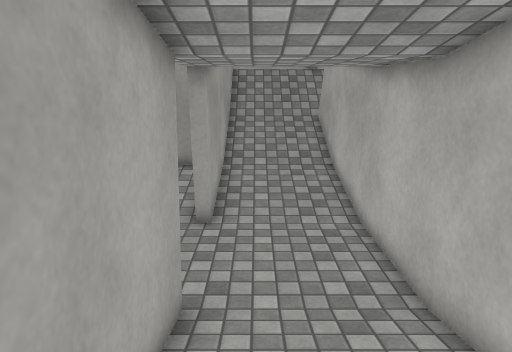
view 1 (above)

16 first-person views from a walk through a 3-D level made in the Unity game engine. The camera is 1.3 m above the floor, tilts 8° down and sees 70° across. The floor is counted in squares, 0.5 m on a side. Each view is taken from the middle of a square. On the plan, view 1 faces up. The plan holds only what a view shows up to about 20 squares ahead; the rest is blank. The place goes on beyond the plan. The player is left out. Surface patterns are stand-ins for the level's own textures.

view 2
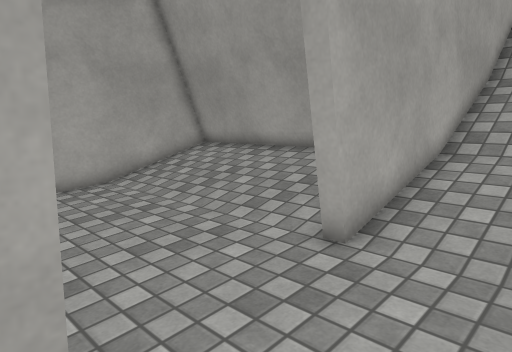

view 3
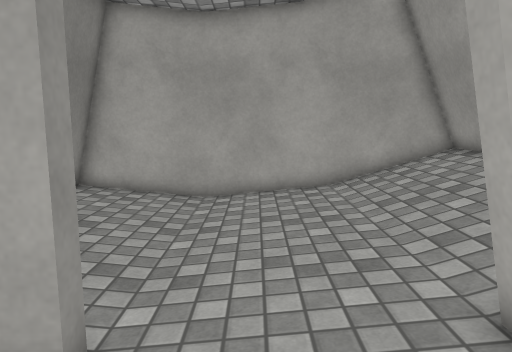

view 4
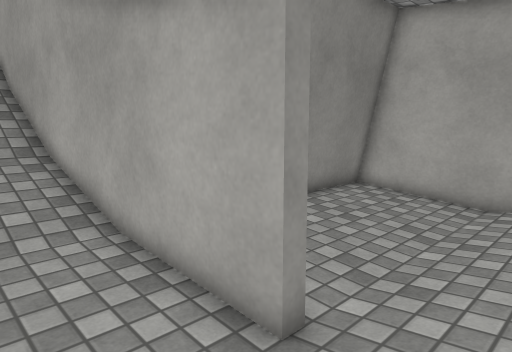

view 5
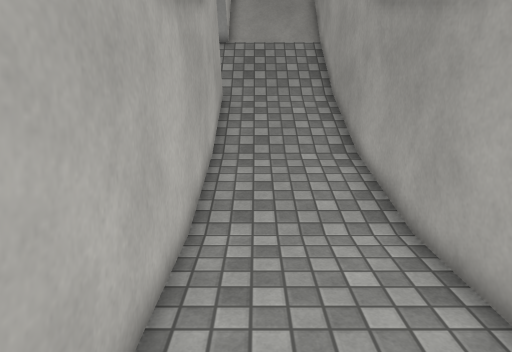

view 6
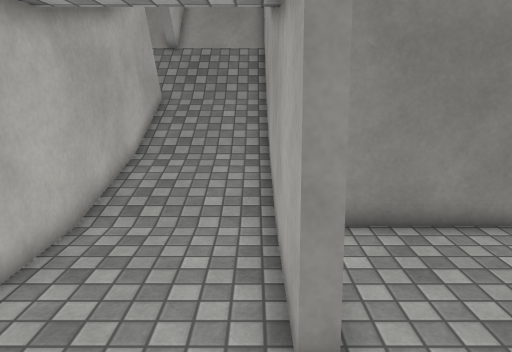

view 7
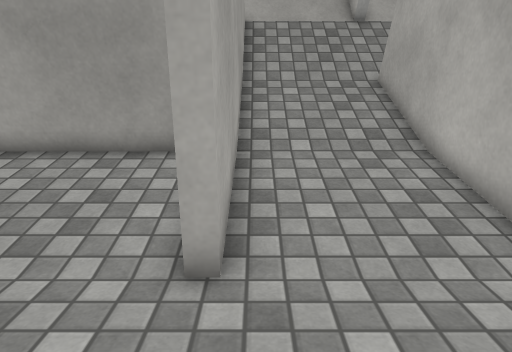

view 8
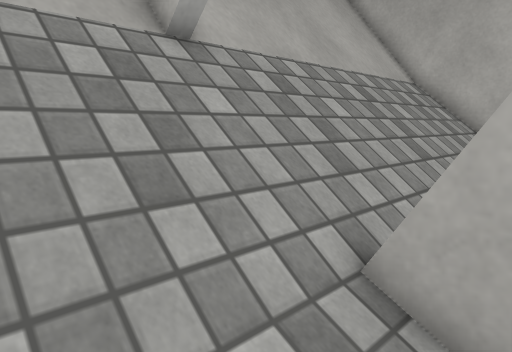

view 9
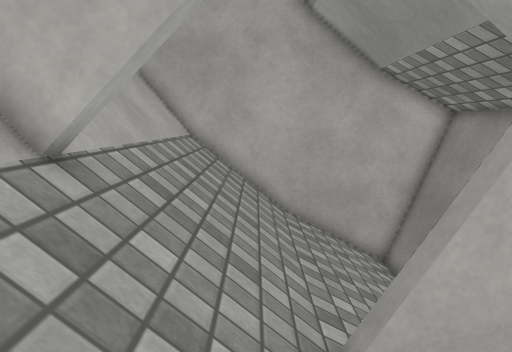

view 10
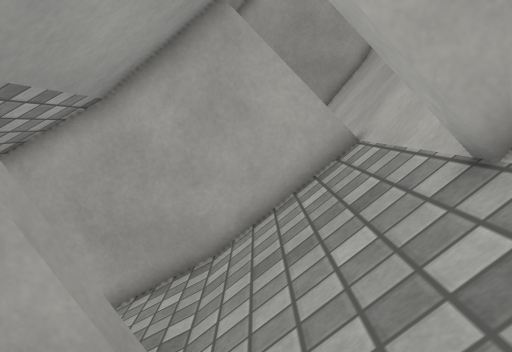

view 11
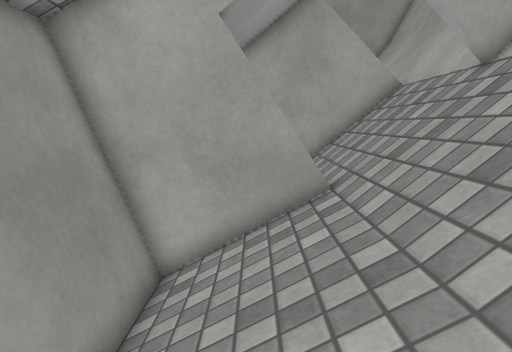

view 12
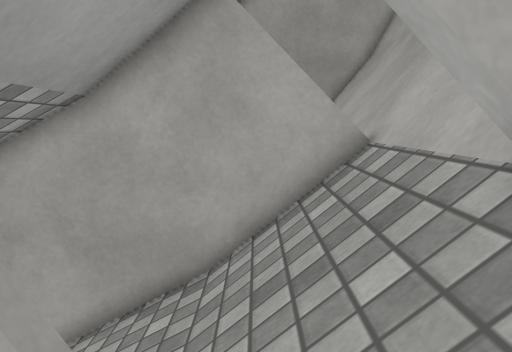

view 13
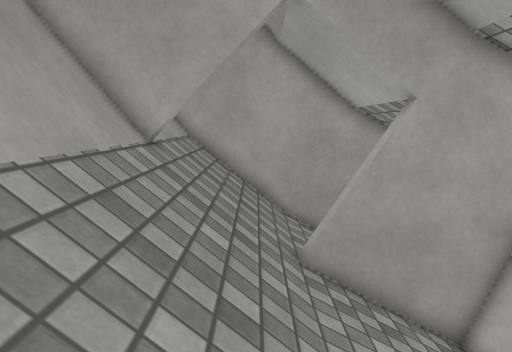

view 14
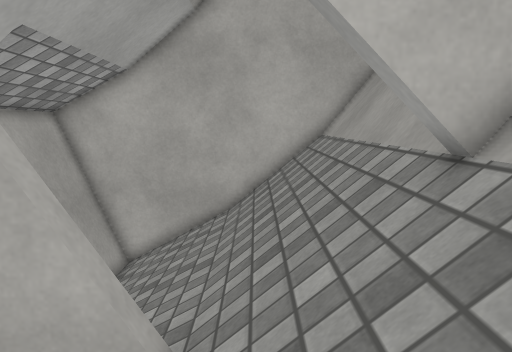

view 15
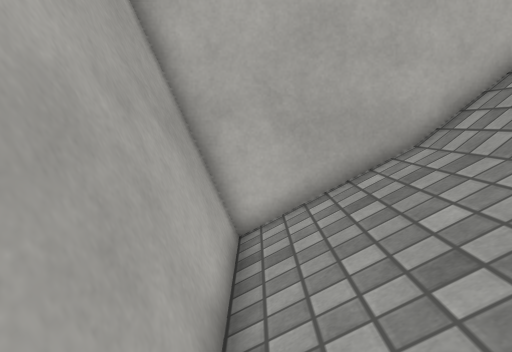

view 16
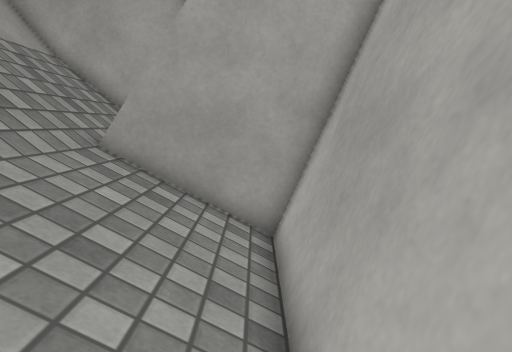

### Floor plan
Key: @ floor where view 1 was taken; # wall or solid block; . main floor; : floor 0.25 m higher than the main floor; + floor 0.5 m higher than the main floor; * floor 0.75 m higher than the main floor; / step, stairs or slope; = window, fence, low wall or low ledge.
Columns run from 12 left of view 1 to 14 right of it. Each row starts with its distance up from view 1.
 26          ##################
 25 ########## ====##=========#
 24 #          //// #/////////#
 23           #//// #/////////#
 22           #///////////////#
 21           #///////////////#
 20           #////==/////////#
 19           #////##/////////#
 18           #//// #/////////#
 17           #//// #////  ///#
 16          ##**** ###########
 15 ###########**** #
 14 #+++++++++#++++#
 13 #:::::::::#::::#
 12 #:::::::::#::::#
 11 #::::::::::::::#
 10 #..............#
  9 #..............#
  8 #..............#
  7 #..............#
  6 #.........#....#
  5 #.........#....#
  4 #.........#....#
  3 ###########::::#
  2          ##::::#
  1           #::::#
  0           #+@++#
 -1           #**** #
 -2           #**** ###########
 -3           #//// #/////////#
 -4           #////##/////////#
 -5           #////##/////////#
 -6           #////==/////////#
 -7           #///////////////#
 -8           #///////////////#
 -9           #//// #/////////#
-10           #////##/////////#
-11           #====##=========#
-12           ####  ###########

Positions as (right, up) in squares from view 1, and headings:
1: (0, 0), facing up
2: (2, 6), facing up-left
3: (2, 9), facing left
4: (2, 10), facing down-left
5: (2, 10), facing down
6: (-1, 11), facing down
7: (-1, 7), facing up
8: (0, 19), facing up-right
9: (-1, 22), facing right
10: (8, 22), facing left
11: (13, 19), facing left
12: (7, 22), facing left
13: (13, -8), facing left
14: (-1, -8), facing right
15: (5, -3), facing right
16: (13, -3), facing left
